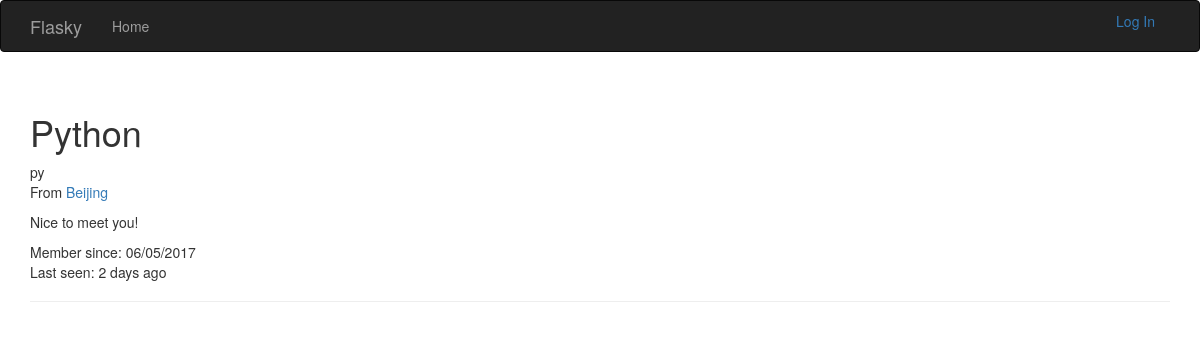
/user/Python, run on an earlier commit of the app's database.
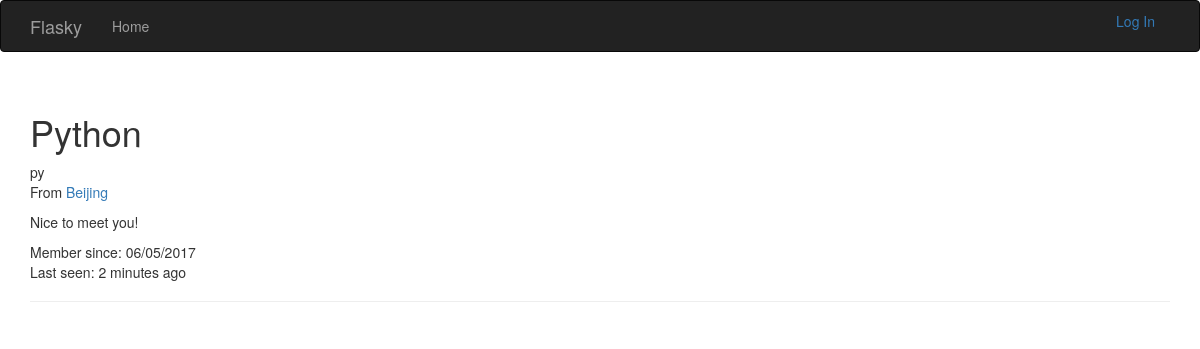
And on a later commit of the database.
### app/models.py (models this page shows, shortened)
class User(UserMixin, db.Model):
    __tablename__ = 'users'
    id = db.Column(db.Integer, primary_key=True)
    email = db.Column(db.String(64), unique=True, index=True)
    username = db.Column(db.String(64), unique=True, index=True)
    role_id = db.Column(db.Integer, db.ForeignKey('roles.id'))
    password_hash = db.Column(db.String(128))
    confirmed = db.Column(db.Boolean, default=False)
    name = db.Column(db.String(64))
    location = db.Column(db.String(64))
    about_me = db.Column(db.Text())
    member_since = db.Column(db.DateTime(), default=datetime.utcnow)
    last_seen = db.Column(db.DateTime(), default=datetime.utcnow)
    @property
    def password(self):
        raise AttributeError("password is not a readable attribute")

### app/main/views.py (the view)
@main.route("/user/<username>")
def user(username):
    user = User.query.filter_by(username=username).first()
    if user is None:
        abort(404)
    return render_template("user.html", user=user)

### app/auth/views.py (called while the page is built)
@auth.before_app_request
def before_request():
    if current_user.is_authenticated:
        current_user.ping()
        if not current_user.confirmed \
                and request.endpoint[:5] != "auth.":
            return redirect(url_for("auth.unconfirmed"))

### app/main/__init__.py (called while the page is built)
@main.app_context_processor
def inject_permissions():
    return dict(Permission=Permission)

### app/models.py (called while the page is built)
    def is_administrator(self):
        return False

### app/templates/user.html (shortened to what this page needs)
{% extends 'base.html' %}
{% block page_content %}
	<div class="page-header">
        <h1>{{ user.username }}</h1>
        {% if user.name or user.location %}
        <p>
            {% if user.name %}{{ user.name }}{% endif %}
            {% if user.location %}
                <br />
                From <a href="http://maps.google.com/?q={{ user.location }}">
                    {{ user.location }}
                </a>
            {% endif %}
        </p>
    {% endif %}
    {% if user.about_me %}
        <p>{{ user.about_me }}</p>
    {% endif %}
    <p>
        Member since: {{ moment(user.member_since).format("L") }}<br />
        Last seen: {{ moment(user.last_seen).fromNow() }}
    </p>
	</div>
{% endblock %}

### app/templates/base.html (shortened to what this page needs)
{% extends 'bootstrap/base.html' %}
{% block head %}
	{{super()}}
{% endblock %}
{% block navbar %}
<div class="navbar navbar-inverse" role='navigation'>
	<div class="container">
		<div class="navbar-header">
			<a class="navbar-brand" href="{{ url_for('main.index') }}">Flasky</a>
		</div>
		<div class="navbar-collapse collapse">
			<ul class="nav navbar-nav">
				<li><a href="{{ url_for('main.index') }}">Home</a></li>
			</ul>
            <ul class="nav navbar-right">
                {% if current_user.is_authenticated %}
                 <li class="dropdown">
                    <a href="#" class="dropdown-toggle" data-toggle="dropdown">Account <b class="caret"></b></a>
                    <ul class="dropdown-menu">
                        <li><a href="{{ url_for('auth.change_password') }}">Change Password</a></li>
                        <li><a href="{{ url_for('auth.logout') }}">Log Out</a></li>
                    </ul>
                </li>
                {% else %}
                <li>
                    <a href="{{ url_for('auth.login') }}">Log In</a>
                </li>
                {% endif %}
            </ul>
		</div>
	</div>
</div>
{% endblock %}
{% block content %}
	<div class="container">
		{% block page_content %}{% endblock %}
	</div>
{% endblock %}

What changed in the data, as far as the page shows it:
changed User "Python": last_seen "2 days ago" → "2 minutes ago"
